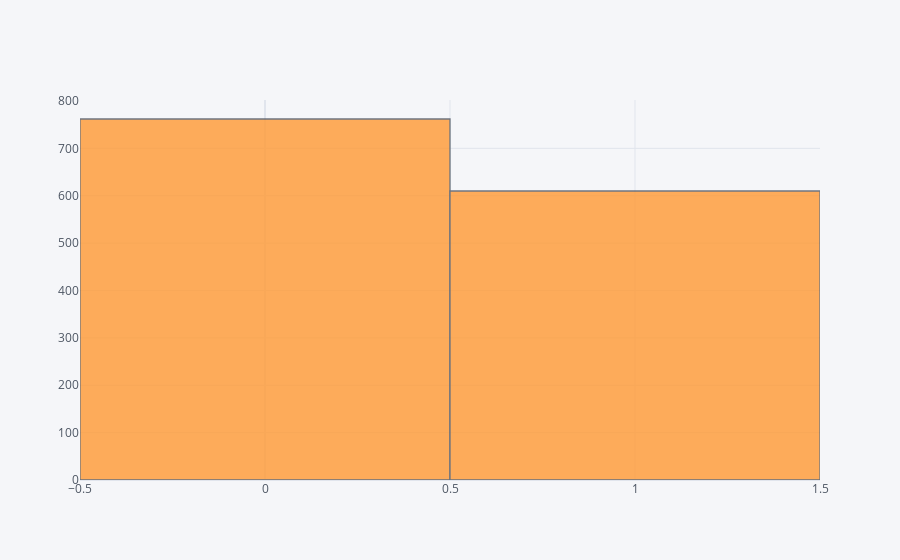

The notebook cell this image was saved under:
### Code cell
df['Class'].iplot(kind='hist')

### Figure 1 — Plotly figure (JSON) as saved in the notebook; plotly's stock layout.template omitted (floating-point values rounded to 4 significant figures; data arrays with more than 128 entries replaced by an {"elided": "..."} marker saying what was removed)
{"data": [{"histfunc": "count", "histnorm": "", "marker": {"color": "rgba(255, 153, 51, 1.0)", "line": {"color": "#4D5663", "width": 1.3}}, "name": "Class", "opacity": 0.8, "orientation": "v", "type": "histogram", "x": {"elided": "1372 int values"}}], "layout": {"barmode": "overlay", "legend": {"bgcolor": "#F5F6F9", "font": {"color": "#4D5663"}}, "paper_bgcolor": "#F5F6F9", "plot_bgcolor": "#F5F6F9", "title": {"font": {"color": "#4D5663"}}, "xaxis": {"gridcolor": "#E1E5ED", "showgrid": true, "tickfont": {"color": "#4D5663"}, "title": {"font": {"color": "#4D5663"}, "text": ""}, "zerolinecolor": "#E1E5ED"}, "yaxis": {"gridcolor": "#E1E5ED", "showgrid": true, "tickfont": {"color": "#4D5663"}, "title": {"font": {"color": "#4D5663"}, "text": ""}, "zerolinecolor": "#E1E5ED"}}}
